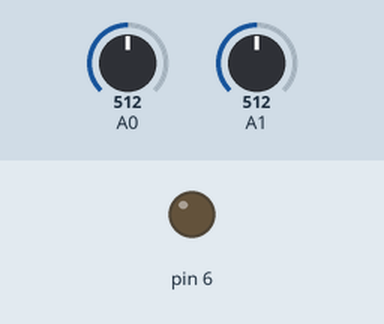
This sketch was run on a simulated Arduino Uno, built with avr-gcc and run on an emulated ATmega328P. Parts: output pins drawn as LEDs (lit = HIGH). Inputs (shaded band) come from the test bench; at power-on: A1 = 512, A0 = 512. What the sketch prints to the serial monitor is not drawn.

Above: at 1.2 s.
1.3 s: A1 set to 528
At 2.1 s:
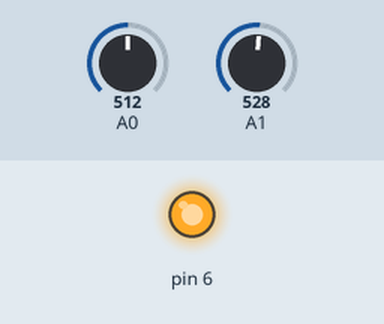
2.8 s: A0 set to 526
5.8 s: A0 set to 546
At 6.5 s:
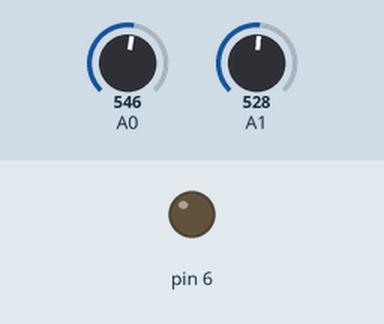
8.8 s: A0 set to 511
At 9.8 s:
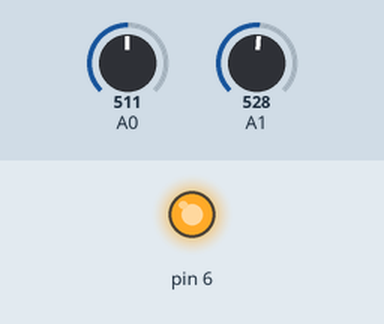
11.8 s: A1 set to 306
At 13.1 s:
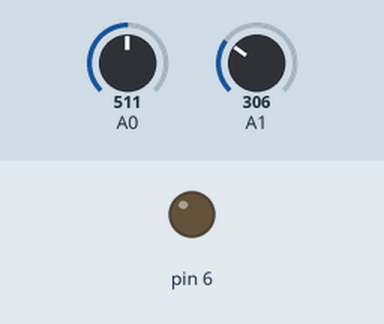
Timing chart, 0 to 14.8 s (numbered marks = the images above; inputs shaded):
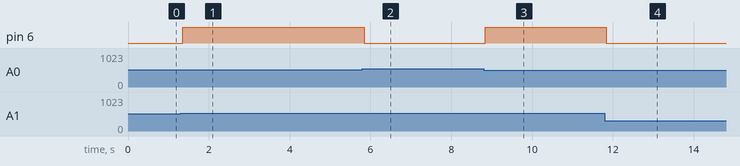

The sketch:

ejemplo16_controlOnOff.ino
```cpp
int histeresis=2;
int temperatura=0;
int setPoint=0;
void setup()
{
  Serial.begin(9600);
  analogReference(EXTERNAL);
  pinMode(6,OUTPUT);
  digitalWrite(6,LOW);
}
void loop()
{
  int valor = analogRead(A0);
  temperatura = map(valor,0,1023,-50,200);
  valor = analogRead(A1);
  setPoint = map(valor,0,1023,-50,200);
  Serial.print(F("Temperatura: "));
  Serial.print(temperatura);
  Serial.print("\260C\t Set Point: ");
  Serial.print(setPoint);
  Serial.println("\260C");
  if(temperatura>=setPoint+histeresis)
    digitalWrite(6,LOW);
  if(temperatura<=setPoint-histeresis)
    digitalWrite(6,HIGH);
}
```

Measured:
- the behaviour switches between 519 and 520 on A1 (found by bisection; images 0 and 1)
- the behaviour switches between 536 and 537 on A0 (found by bisection; images 1 and 2)
- after the input at 1.3 s, pin 6: LOW → HIGH after 0.06 s
- after the input at 2.8 s, every drawn part: stays the same
- after the input at 5.8 s, pin 6: HIGH → LOW after 0.05 s
- after the input at 8.8 s, pin 6: LOW → HIGH at once
- after the input at 11.8 s, pin 6: HIGH → LOW at once
